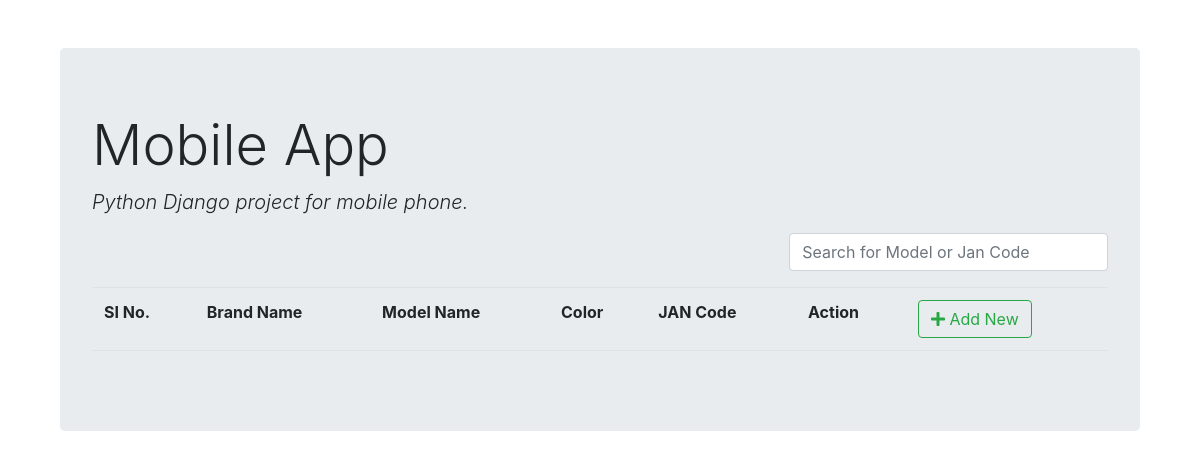
/list/, run on an earlier commit of the app's database.
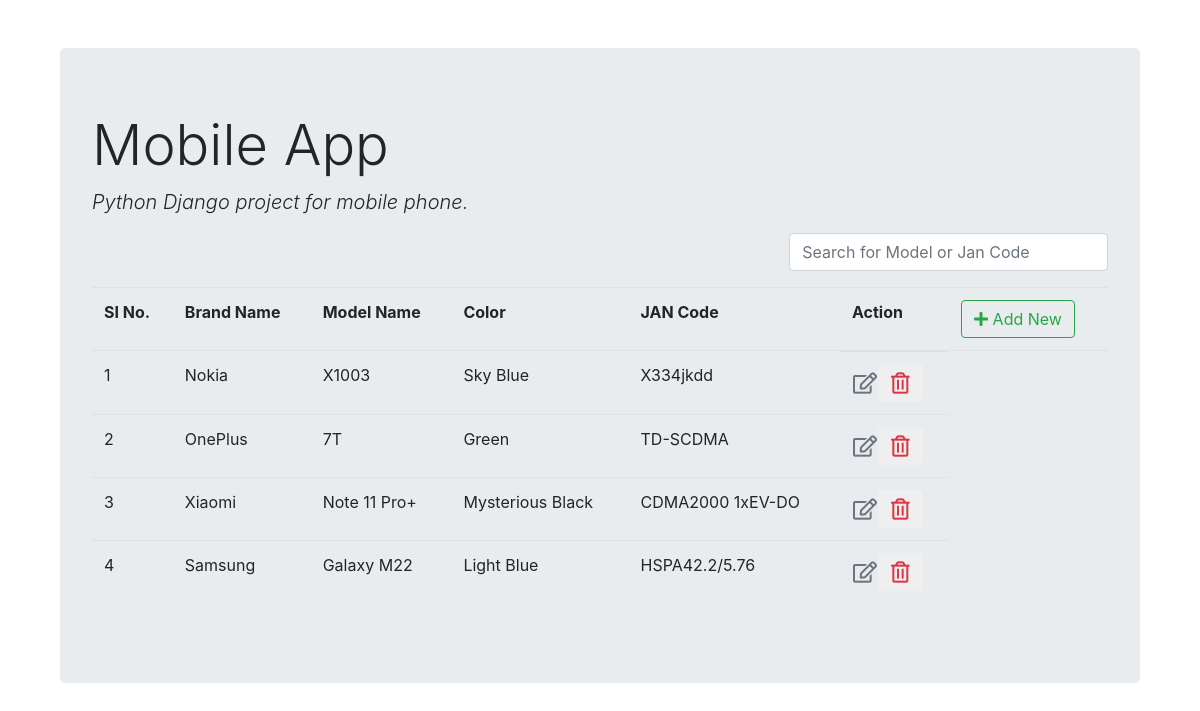
And on a later commit of the database.
### mobilephone_register/models.py (models this page shows)
class Mobile(models.Model):
    brand_name = models.CharField(max_length=100)
    model = models.CharField(max_length=100)
    color = models.CharField(max_length=30)
    jan_code = models.CharField(max_length=50)
    image = models.ImageField(upload_to='pics')

### mobilephone_register/views.py (the view)
# urls.py: path('list/', views.mobile_list, name='mobile_list'),
def mobile_list(request):
    mobiles = Mobile.objects.all()
    return render(request, 'mobile_list.html', {'mobiles': mobiles})

### templates/mobile_list.html (shortened to what this page needs)
{% extends 'base.html' %}
{% load static %}
{% block content %}
<div class="row">
<div class="col-md-8">
</div>
    <div class="col-md-4">
        <div class="form-group">
            <input type="text" id="searchField" class="form-control" placeholder="Search for Model or Jan Code">
        </div>
    </div>
</div>
<div class="main-table">
    <table class="table table-borderless">
    <thead class="border-bottom font-weight-bold">
    <tr>
        <td>SI No.</td>
        <td>Brand Name</td>
        <td>Model Name</td>
        <td>Color</td>
        <td>JAN Code</td>
        <td>Action</td>
                <td>
                    <a href="{% url 'mobile_insert' %}" class="btn btn-outline-success">
            <i class="fas fa-plus"></i> Add New
            </a>
                </td>
    </tr>
    </thead>
    <tbody>
    {% for mobile in mobiles %}
<tr>
    <td>{{ forloop.counter }} </td>
    <td>{{mobile.brand_name}}</td>
    <td>{{mobile.model}}</td>
    <td>{{mobile.color}}</td>
    <td>{{mobile.jan_code}}</td>
        <td style="display: flex;">
            <a href="{% url 'mobile_update' mobile.id %}" class="btn text-secondary px-0">
            <i class="far fa-edit fa-lg"></i>
            </a>
                   <form action="{% url 'mobile_delete' mobile.id %}" method="post" class="d-inline">
                       <button type="submit" class="btn">
                           <i class="far fa-trash-alt fa-lg text-danger"></i>
                       </button>
                    </form>
        </td>
</tr>
    {% endfor %}
    </tbody>
</table>
</div>
{% endblock %}

What changed in the data, as far as the page shows it:
added Mobile: brand_name "Nokia", model "X1003", color "Sky Blue", jan_code "X334jkdd"
added Mobile: brand_name "OnePlus", model "7T", color "Green", jan_code "TD-SCDMA"
added Mobile: brand_name "Xiaomi", model "Note 11 Pro+", color "Mysterious Black", jan_code "CDMA2000 1xEV-DO"
added Mobile: brand_name "Samsung", model "Galaxy M22", color "Light Blue", jan_code "HSPA42.2/5.76"
